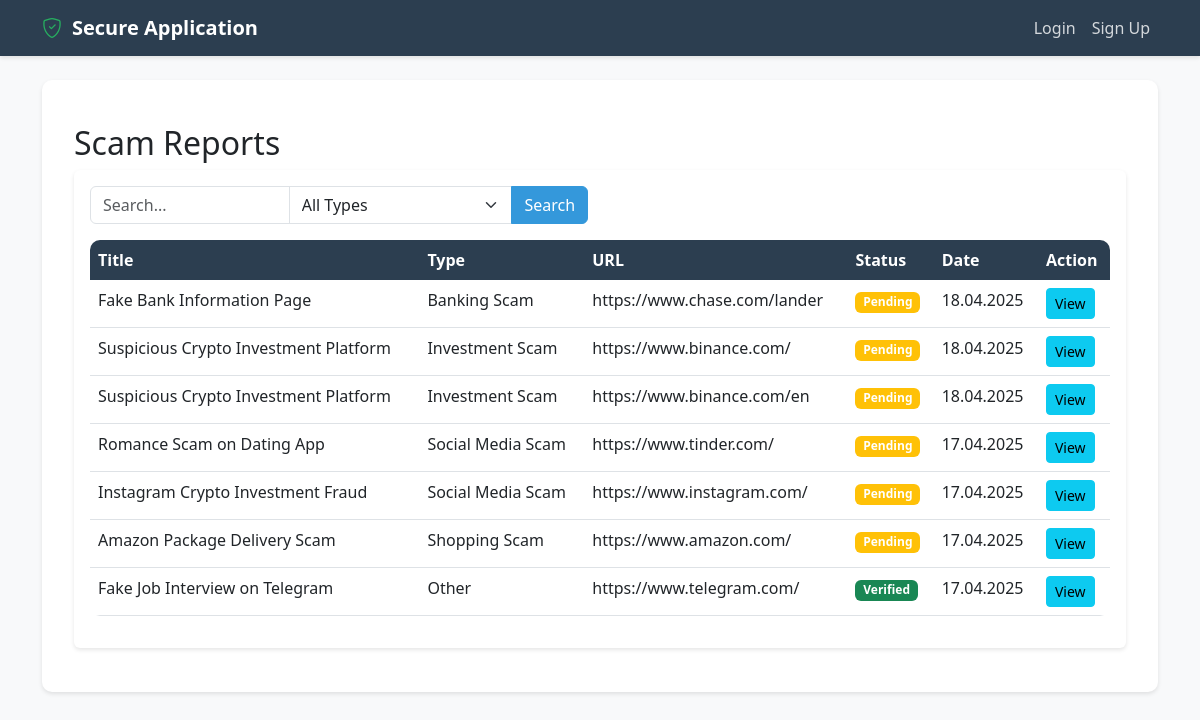
/scam-websites/, run on an earlier commit of the app's database.
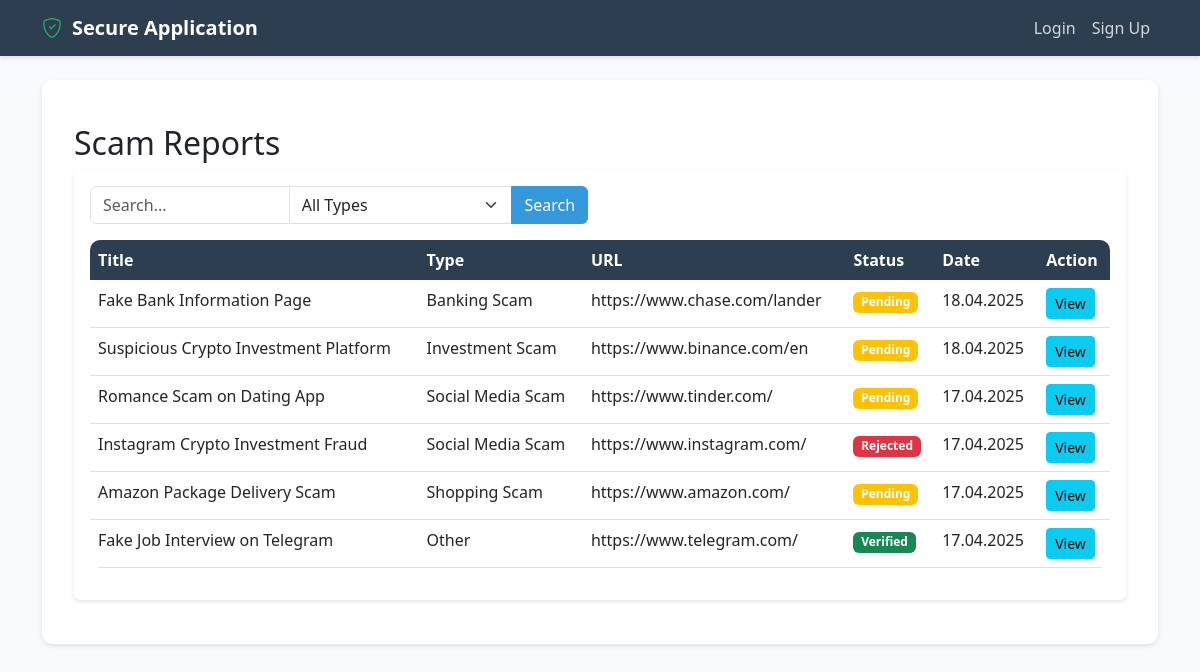
And on a later commit of the database.
### myapp/models.py (models this page shows, shortened)
class ScamReport(models.Model):
    REPORT_TYPES = [
        ('investment', 'Investment Scam'),
        ('shopping', 'Shopping Scam'),
        ('banking', 'Banking Scam'),
        ('social', 'Social Media Scam'),
        ('other', 'Other')
    ]
    STATUS_CHOICES = [
        ('pending', 'Pending'),
        ('verified', 'Verified'),
        ('rejected', 'Rejected')
    ]
    reporter = models.ForeignKey(
        User,
        on_delete=models.SET_NULL,
        null=True,
        related_name='submitted_reports',
        help_text='User who submitted this report'
    )
    report_type = models.CharField(max_length=20, choices=REPORT_TYPES)
    title = models.CharField(max_length=200)
    description = models.TextField()
    scam_url = models.URLField(blank=True, null=True)
    domain_age = models.CharField(max_length=100, blank=True, null=True)
    domain_registrar = models.CharField(max_length=200, blank=True, null=True)
    domain_country = models.CharField(max_length=100, blank=True, null=True)
    is_blacklisted = models.BooleanField(default=False)
    blacklist_details = models.TextField(blank=True, null=True)
    status = models.CharField(max_length=20, choices=STATUS_CHOICES, default='pending')
    is_public = models.BooleanField(default=True)
    submission_date = models.DateTimeField(auto_now_add=True)
    last_updated = models.DateTimeField(auto_now=True)
    view_count = models.IntegerField(default=0)
    is_flagged = models.BooleanField(default=False)
    flag_reason = models.TextField(blank=True, null=True)
    flagged_by = models.ForeignKey(User, on_delete=models.SET_NULL, null=True, blank=True, related_name='flagged_reports')
    verified_by = models.ForeignKey(User, on_delete=models.SET_NULL, null=True, blank=True, related_name='verified_reports')
    verification_date = models.DateTimeField(null=True, blank=True)
    views = models.IntegerField(default=0)
    class Meta:
        ordering = ['-submission_date']
        verbose_name = 'Scam Report'
        verbose_name_plural = 'Scam Reports'

### myapp/views.py (the view)
# urls.py: path('scam-websites/', views.scam_websites, name='scam_websites'),
def scam_websites(request):
    query = request.GET.get('q', '')
    report_type = request.GET.get('type', '')
    reports = ScamReport.objects.filter(is_public=True)
    if query:
        reports = reports.filter(
            Q(title__icontains=query) |
            Q(description__icontains=query) |
            Q(scam_url__icontains=query)
        )
    if report_type:
        reports = reports.filter(report_type=report_type)
    reports = reports.order_by('-submission_date')
    context = {
        'reports': reports,
        'query': query,
        'selected_type': report_type
    }
    return render(request, 'scam_websites.html', context)

### myapp/templates/scam_websites.html (shortened to what this page needs)
{% extends 'base.html' %}
{% block content %}
<div class="container mt-4">
    <h2>Scam Reports</h2>
    <div class="card mb-4">
        <div class="card-body">
            <form method="get" class="mb-3">
                <div class="row">
                    <div class="col-md-6">
                        <div class="input-group">
                            <input type="text" name="q" class="form-control" placeholder="Search..." value="{{ query }}">
                            <select name="type" class="form-select">
                                <option value="">All Types</option>
                            </select>
                            <button type="submit" class="btn btn-primary">Search</button>
                        </div>
                    </div>
                </div>
            </form>
            {% if reports %}
                <div class="table-responsive">
                    <table class="table table-hover">
                        <thead>
                            <tr>
                                <th>Title</th>
                                <th>Type</th>
                                <th>URL</th>
                                <th>Status</th>
                                <th>Date</th>
                                <th>Action</th>
                            </tr>
                        </thead>
                        <tbody>
                            {% for report in reports %}
                            <tr>
                                <td>{{ report.title }}</td>
                                <td>{{ report.get_report_type_display }}</td>
                                <td>{{ report.scam_url|truncatechars:30 }}</td>
                                <td>
                                    <span class="badge {% if report.status == 'verified' %}bg-success{% elif report.status == 'pending' %}bg-warning{% else %}bg-danger{% endif %}">
                                        {{ report.get_status_display }}
                                    </span>
                                </td>
                                <td>{{ report.submission_date|date:"d.m.Y" }}</td>
                                <td>
                                    <a href="{% url 'view_report' report.id %}" class="btn btn-sm btn-info">
                                         View
                                    </a>
                                </td>
                            </tr>
                            {% endfor %}
                        </tbody>
                    </table>
                </div>
            {% else %}
                <div class="alert alert-info">
                    No reports found matching your search criteria.
                </div>
            {% endif %}
        </div>
    </div>
</div>
{% endblock %}

What changed in the data, as far as the page shows it:
removed ScamReport: title "Suspicious Crypto Investment Platform", report_type "Investment Scam", scam_url "https://www.binance.com/", status "Pending", submission_date "18.04.2025"
changed ScamReport "Instagram Crypto Investment Fraud": status "Pending" → "Rejected"
